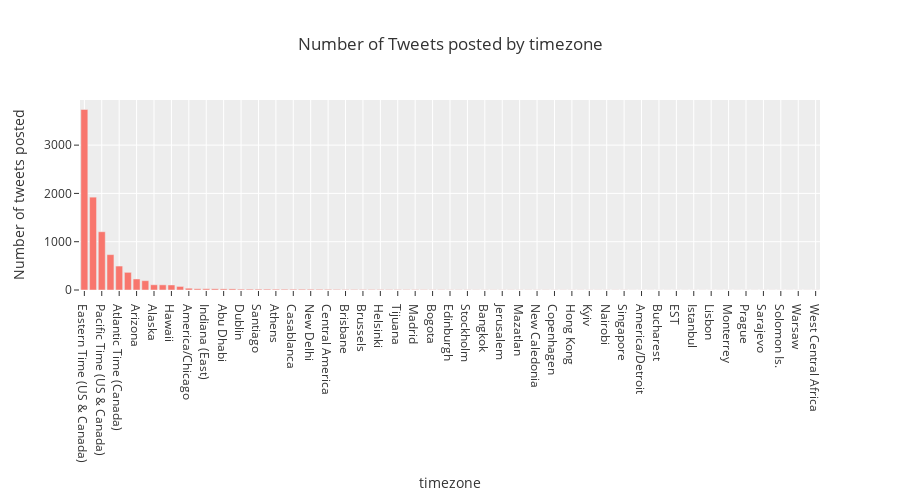

The cell this chart's notebook holds for it:
### Code cell
fig = px.bar(timezone, x='user_timezone', y='tweet_id',
             labels={'user_timezone':'timezone', 'tweet_id':'Number of tweets posted'}, 
             title='Number of Tweets posted by timezone', height=500)\
            .update_xaxes(categoryorder='total descending')
fig.show()
fig.show(renderer="png")
#fig.write_html("visuals/byHr_speed-bar.html")

### Figure 1 — Plotly figure (JSON) as saved in the notebook; plotly's stock layout.template omitted (floating-point values rounded to 4 significant figures)
{"data": [{"alignmentgroup": "True", "hovertemplate": "timezone=%{x}<br>Number of tweets posted=%{y}<extra></extra>", "legendgroup": "", "marker": {"color": "#F8766D", "pattern": {"shape": ""}}, "name": "", "offsetgroup": "", "orientation": "v", "showlegend": false, "textposition": "auto", "type": "bar", "x": ["Abu Dhabi", "Adelaide", "Alaska", "America/Atikokan", "America/Boise", "America/Chicago", "America/Detroit", "America/Los_Angeles", "America/New_York", "Amsterdam", "Arizona", "Athens", "Atlantic Time (Canada)", "Bangkok", "Beijing", "Berlin", "Bern", "Bogota", "Brasilia", "Brisbane", "Brussels", "Bucharest", "Buenos Aires", "Canberra", "Caracas", "Casablanca", "Central America", "Central Time (US & Canada)", "Copenhagen", "Dublin", "EST", "Eastern Time (US & Canada)", "Edinburgh", "Greenland", "Guadalajara", "Guam", "Hawaii", "Helsinki", "Hong Kong", "Indiana (East)", "Irkutsk", "Islamabad", "Istanbul", "Jerusalem", "Kuala Lumpur", "Kyiv", "La Paz", "Lima", "Lisbon", "London", "Madrid", "Mazatlan", "Melbourne", "Mexico City", "Mid-Atlantic", "Midway Island", "Monterrey", "Mountain Time (US & Canada)", "Nairobi", "New Caledonia", "New Delhi", "Newfoundland", "Pacific Time (US & Canada)", "Paris", "Perth", "Prague", "Pretoria", "Quito", "Rome", "Santiago", "Sarajevo", "Saskatchewan", "Seoul", "Singapore", "Solomon Is.", "Stockholm", "Sydney", "Taipei", "Tehran", "Tijuana", "Tokyo", "Vienna", "Warsaw", "Wellington", "West Central Africa"], "xaxis": "x", "y": [23, 7, 108, 1, 3, 37, 1, 15, 26, 74, 228, 16, 496, 3, 11, 9, 1, 5, 23, 10, 9, 1, 14, 1, 9, 15, 13, 1923, 2, 17, 1, 3738, 4, 17, 3, 2, 104, 9, 2, 26, 1, 2, 1, 3, 1, 2, 3, 2, 1, 193, 7, 3, 8, 3, 15, 1, 1, 366, 2, 3, 15, 1, 1206, 25, 2, 1, 1, 733, 5, 17, 1, 1, 4, 2, 1, 4, 107, 6, 17, 8, 1, 3, 1, 1, 1], "yaxis": "y"}], "layout": {"barmode": "relative", "height": 500, "legend": {"tracegroupgap": 0}, "title": {"text": "Number of Tweets posted by timezone"}, "xaxis": {"anchor": "y", "categoryorder": "total descending", "domain": [0, 1], "title": {"text": "timezone"}}, "yaxis": {"anchor": "x", "domain": [0, 1], "title": {"text": "Number of tweets posted"}}}}
